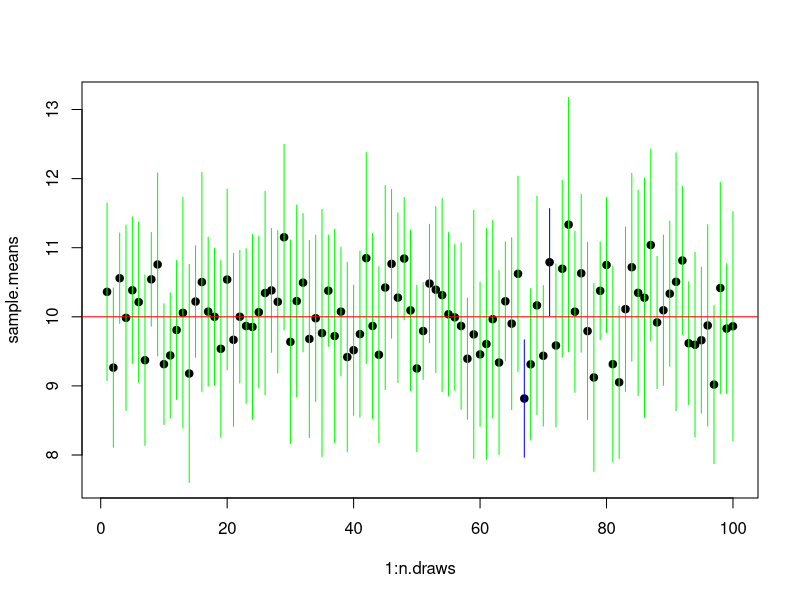
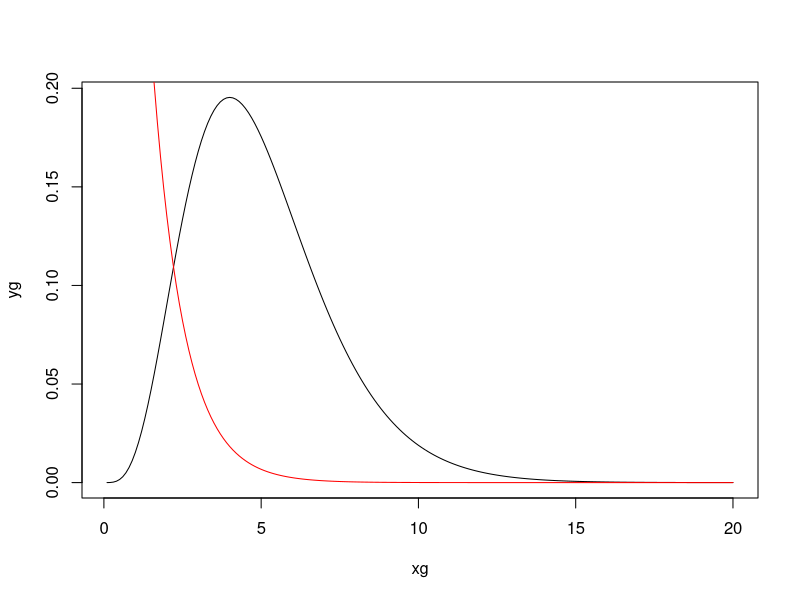
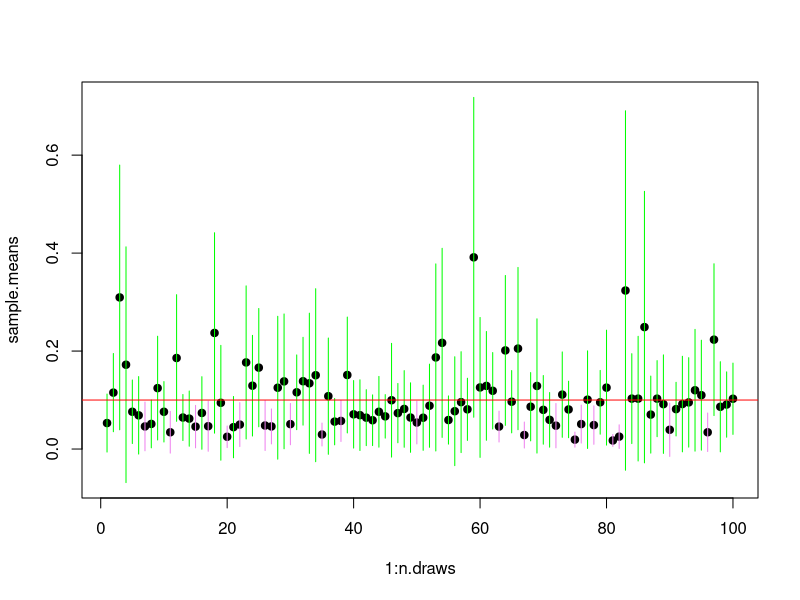

The R source for these figures, in order:
# setting the seed
set.seed(123)

# starting variables
mu = 10
sigma2 = 3
n = 10

# some checks
qnorm(0.95)
qt(0.95, df=10)
qt(0.95, df=500)

# creating our x
x = rnorm(n, mean=mu, sd=sqrt(sigma2))

# our significance level for the tests
alpha = 0.05

# creating variables that will be useful in our next calculations
t.alpha.half = qt(1-alpha/2, df=n-1)
x.bar=mean(x)
s2.tilde = var(x)

# confidence interval
LL = x.bar - t.alpha.half*sqrt(s2.tilde/n)
UL = x.bar + t.alpha.half*sqrt(s2.tilde/n)

# full visualization of the CI
cbind(LL, x.bar, UL) # our true mean is inside


# Simulation Study : sampling distr of the CI

# P(LL<theta<UL)=1-alpha, 1-alpha out of 1 intervals will have theta inside

# either the P is 0 or 1
n.draws = 100

# empty boxes
sample.means = sample.variances = lower.limits = upper.limits = rep(NA, n.draws)
  
for (i in 1:n.draws) {
  x = rnorm(n,mu,sqrt(sigma2))
  
  sample.means[i] = mean(x)
  sample.variances[i] = var(x)
  lower.limits[i] = sample.means[i] - t.alpha.half * sqrt(sample.variances[i]/n)
  upper.limits[i] = sample.means[i] + t.alpha.half * sqrt(sample.variances[i]/n)
  
}

# Compute the coverage probability by simulation
# Also known as the Empirical Coverage

cover = ifelse(lower.limits < mu & upper.limits > mu, 1, 0)
mean(cover)

cols = c("blue", "green")
windows()
plot(1:n.draws,
     sample.means,
     ylim = c(min(lower.limits), max(upper.limits)),
     pch=19,
     )

segments(1:n.draws, lower.limits,
         1:n.draws, upper.limits,
         col = cols[cover+1])

abline(h = mu, col="red")

# Gamma Distribution
xg = seq(0.1, 20, by=0.1)
yg = dgamma(xg, shape=5, scale = 1) # alpha = shape, lamba = scale
plot(xg,yg,type="l")
lines(xg, dexp(xg, rate=1), col="red")

# Paramteres of gamma
alpha.gamma = .1
beta.gamma = 1
mu.gamma = alpha.gamma / beta.gamma

set.seed(13)

n = 30

alpha = 0.05

z.alpha.half = qnorm(1 - alpha/2)

n.draw = 100

for(i in 1:n.draws) {
  x = rgamma(n, alpha.gamma, beta.gamma)
  
  sample.means[i] = mean(x)
  sample.variances[i] = var(x)
  lower.limits[i] = sample.means[i] - z.alpha.half * sqrt(sample.variances[i]/n)
  upper.limits[i] = sample.means[i] + z.alpha.half * sqrt(sample.variances[i]/n)

  }

cover.g = ifelse(lower.limits < mu.gamma & upper.limits > mu.gamma, 1, 0)
mean(cover.g)

cols = c("violet", "green")

windows()
plot(1:n.draws,
     sample.means,
     ylim = c(min(lower.limits), max(upper.limits)),
     pch=19,
)

segments(1:n.draw, lower.limits,
         1:n.draw, upper.limits,
         col = cols[cover.g+1])

abline(h = mu.gamma, col="red")
